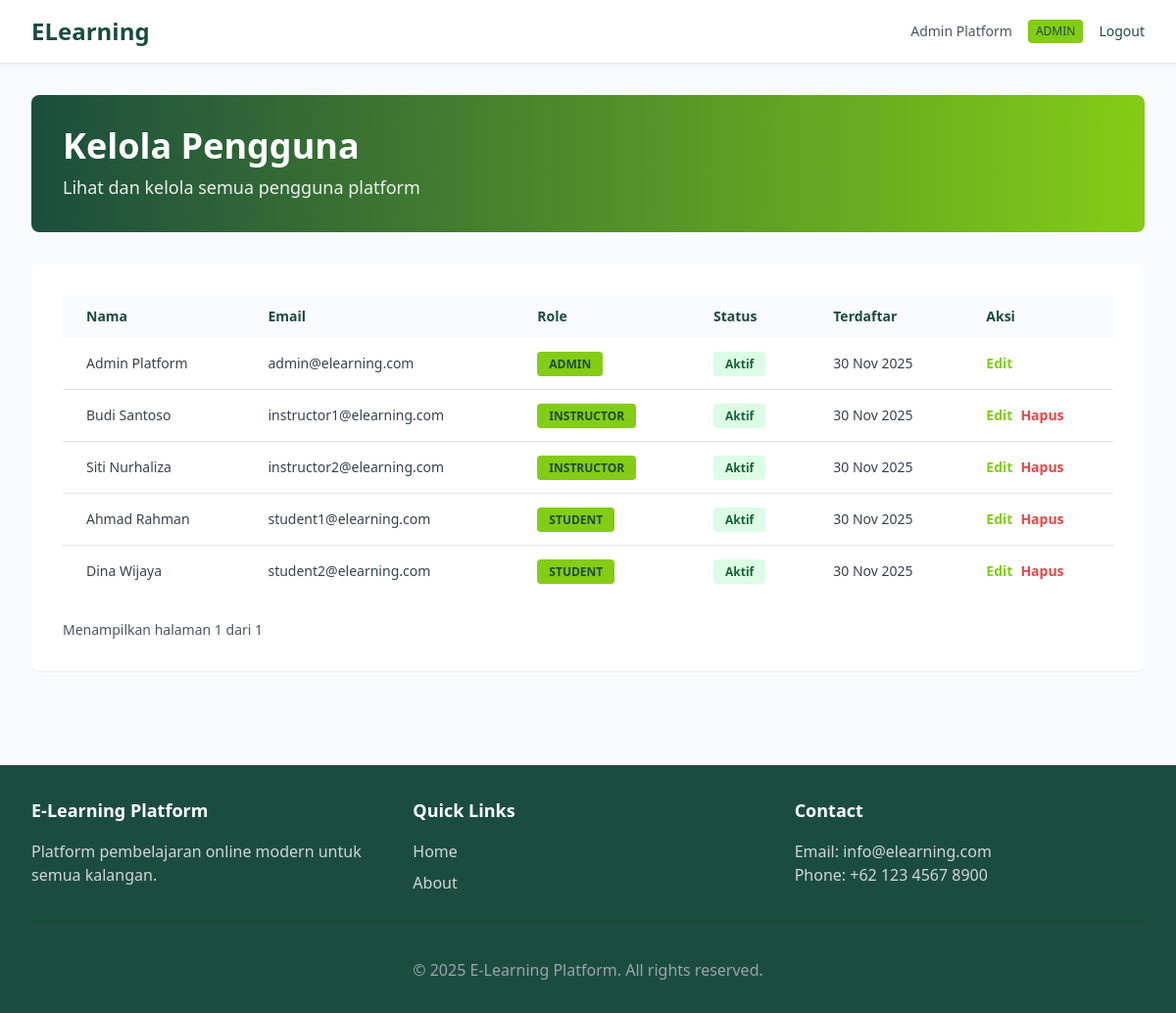
/admin/manage/users (signed in), run on the app's committed database.
### app/models/user.py (models this page shows, shortened)
class User(UserMixin, db.Model):
    __tablename__ = 'users'
    id = db.Column(db.Integer, primary_key=True)
    username = db.Column(db.String(80), unique=True, nullable=False, index=True)
    email = db.Column(db.String(120), unique=True, nullable=False, index=True)
    password_hash = db.Column(db.String(255), nullable=False)
    full_name = db.Column(db.String(120), nullable=False)
    role = db.Column(db.String(20), default='student', nullable=False)
    bio = db.Column(db.Text)
    avatar_url = db.Column(db.String(255))
    is_active = db.Column(db.Boolean, default=True)
    created_at = db.Column(db.DateTime, server_default=db.func.now())
    updated_at = db.Column(db.DateTime, onupdate=db.func.now())
    enrollments = db.relationship('Enrollment', backref='user', lazy=True, cascade='all, delete-orphan')
    results = db.relationship('Result', backref='user', lazy=True, cascade='all, delete-orphan')
    courses_taught = db.relationship('Course', backref='instructor', lazy=True, foreign_keys='Course.instructor_id')
    def is_admin(self):
        return self.role == 'admin'

### app/routes/admin.py (the view)
@admin_bp.route('/manage/users')
@login_required
@admin_required
def manage_users():
    page = request.args.get('page', 1, type=int)
    users = User.query.paginate(page=page, per_page=20)
    return render_template('admin/manage_users.html', users=users)

### app/models/user.py (called while the page is built)
@login_manager.user_loader
def load_user(user_id):
    return User.query.get(int(user_id))

### app/routes/admin.py (called while the page is built)
def admin_required(f):
    @wraps(f)
    def decorated_function(*args, **kwargs):
        if not current_user.is_authenticated or not current_user.is_admin():
            flash('Akses ditolak. Anda harus login sebagai admin.', 'danger')
            return redirect(url_for('auth.login'))
        return f(*args, **kwargs)
    return decorated_function

### app/templates/admin/manage_users.html (shortened to what this page needs)
{% extends "base.html" %}
{% block content %}
<div class="space-y-8">
    <div class="bg-gradient-to-r from-dark-green to-lime rounded-lg p-8 text-white">
        <h1 class="text-4xl font-bold">Kelola Pengguna</h1>
        <p class="text-lg opacity-90 mt-2">Lihat dan kelola semua pengguna platform</p>
    </div>
    <div class="bg-white rounded-lg shadow-sm p-8">
        {% if users.items %}
            <div class="overflow-x-auto">
                <table class="min-w-full">
                    <thead class="bg-light-gray">
                        <tr>
                            <th class="px-6 py-3 text-left text-sm font-semibold text-dark-green">Nama</th>
                            <th class="px-6 py-3 text-left text-sm font-semibold text-dark-green">Email</th>
                            <th class="px-6 py-3 text-left text-sm font-semibold text-dark-green">Role</th>
                            <th class="px-6 py-3 text-left text-sm font-semibold text-dark-green">Status</th>
                            <th class="px-6 py-3 text-left text-sm font-semibold text-dark-green">Terdaftar</th>
                            <th class="px-6 py-3 text-left text-sm font-semibold text-dark-green">Aksi</th>
                        </tr>
                    </thead>
                    <tbody class="divide-y divide-border-gray">
                        {% for user in users.items %}
                            <tr class="hover:bg-light-gray">
                                <td class="px-6 py-4 text-sm text-gray-700">{{ user.full_name }}</td>
                                <td class="px-6 py-4 text-sm text-gray-700">{{ user.email }}</td>
                                <td class="px-6 py-4 text-sm">
                                    <span class="bg-lime text-dark-green px-3 py-1 rounded text-xs font-semibold">{{ user.role.upper() }}</span>
                                </td>
                                <td class="px-6 py-4 text-sm">
                                    <span class="{% if user.is_active %}bg-green-100 text-green-800{% else %}bg-red-100 text-red-800{% endif %} px-3 py-1 rounded text-xs font-semibold">
                                        {% if user.is_active %}Aktif{% else %}Nonaktif{% endif %}
                                    </span>
                                </td>
                                <td class="px-6 py-4 text-sm text-gray-700">{{ user.created_at.strftime('%d %b %Y') }}</td>
                                <td class="px-6 py-4 text-sm">
                                    <div class="flex gap-2">
                                        <a href="{{ url_for('admin.edit_user', user_id=user.id) }}" class="text-lime hover:text-dark-green font-semibold">Edit</a>
                                        {% if user.id != current_user.id %}
                                            <form method="POST" action="{{ url_for('admin.delete_user', user_id=user.id) }}" style="display: inline;">
                                                <button type="submit" class="text-red-500 hover:text-red-700 font-semibold" onclick="return confirm('Hapus pengguna ini?')">Hapus</button>
                                            </form>
                                        {% endif %}
                                    </div>
                                </td>
                            </tr>
                        {% endfor %}
                    </tbody>
                </table>
            </div>
            <div class="mt-6 flex justify-between items-center">
                <div class="text-sm text-gray-600">
                    Menampilkan halaman {{ users.page }} dari {{ users.pages }}
                </div>
            </div>
        {% else %}
            <p class="text-center text-gray-600 py-8">Belum ada pengguna terdaftar.</p>
        {% endif %}
    </div>
</div>
{% endblock %}

### app/templates/base.html (shortened to what this page needs)
<!DOCTYPE html>
<html lang="id">
<head>
    <script src="https://cdn.tailwindcss.com"></script>
</head>
<body class="bg-light-gray">
    <nav class="bg-white shadow-sm border-b border-border-gray sticky top-0 z-50">
        <div class="max-w-7xl mx-auto px-4 sm:px-6 lg:px-8">
            <div class="flex justify-between items-center h-16">
                <div class="flex items-center">
                    <a href="/" class="text-2xl font-bold text-dark-green">ELearning</a>
                </div>
                <div class="flex items-center gap-4">
                    {% if current_user.is_authenticated %}
                        <span class="text-sm text-gray-600">{{ current_user.full_name }}</span>
                        <span class="text-xs bg-lime text-dark-green px-2 py-1 rounded">{{ current_user.role.upper() }}</span>
                        <a href="{{ url_for('auth.logout') }}" class="text-sm text-dark-green hover:text-lime transition">Logout</a>
                    {% else %}
                        <a href="{{ url_for('auth.login') }}" class="text-sm text-dark-green hover:text-lime transition">Login</a>
                        <a href="{{ url_for('auth.register') }}" class="text-sm bg-dark-green text-white px-4 py-2 rounded hover:bg-lime hover:text-dark-green transition">Register</a>
                    {% endif %}
                </div>
            </div>
        </div>
    </nav>
    <main class="max-w-7xl mx-auto px-4 sm:px-6 lg:px-8 py-8">
        {% block content %}{% endblock %}
    </main>
    <footer class="bg-dark-green text-white mt-16 py-8">
        <div class="max-w-7xl mx-auto px-4 sm:px-6 lg:px-8">
            <div class="grid grid-cols-1 md:grid-cols-3 gap-8">
                <div>
                    <h3 class="text-lg font-semibold mb-4">E-Learning Platform</h3>
                    <p class="text-gray-300">Platform pembelajaran online modern untuk semua kalangan.</p>
                </div>
                <div>
                    <h4 class="text-lg font-semibold mb-4">Quick Links</h4>
                    <ul class="space-y-2 text-gray-300">
                        <li><a href="/" class="hover:text-lime transition">Home</a></li>
                        <li><a href="/about" class="hover:text-lime transition">About</a></li>
                    </ul>
                </div>
                <div>
                    <h4 class="text-lg font-semibold mb-4">Contact</h4>
                    <p class="text-gray-300">Email: info@elearning.com</p>
                    <p class="text-gray-300">Phone: +62 123 4567 8900</p>
                </div>
            </div>
            <div class="border-t border-gray-700 mt-8 pt-8 text-center text-gray-400">
                <p>&copy; 2025 E-Learning Platform. All rights reserved.</p>
            </div>
        </div>
    </footer>
</body>
</html>

### data on the page
User: full_name "Admin Platform", role "ADMIN", email "admin@elearning.com", is_active "Aktif", created_at "30 Nov 2025"
User: full_name "Budi Santoso", email "instructor1@elearning.com", role "INSTRUCTOR", is_active "Aktif", created_at "30 Nov 2025"
User: full_name "Siti Nurhaliza", email "instructor2@elearning.com", role "INSTRUCTOR", is_active "Aktif", created_at "30 Nov 2025"
User: full_name "Ahmad Rahman", email "student1@elearning.com", role "STUDENT", is_active "Aktif", created_at "30 Nov 2025"
User: full_name "Dina Wijaya", email "student2@elearning.com", role "STUDENT", is_active "Aktif", created_at "30 Nov 2025"

### other printed values
{{ users.page }} "1"
{{ users.pages }} "1"
